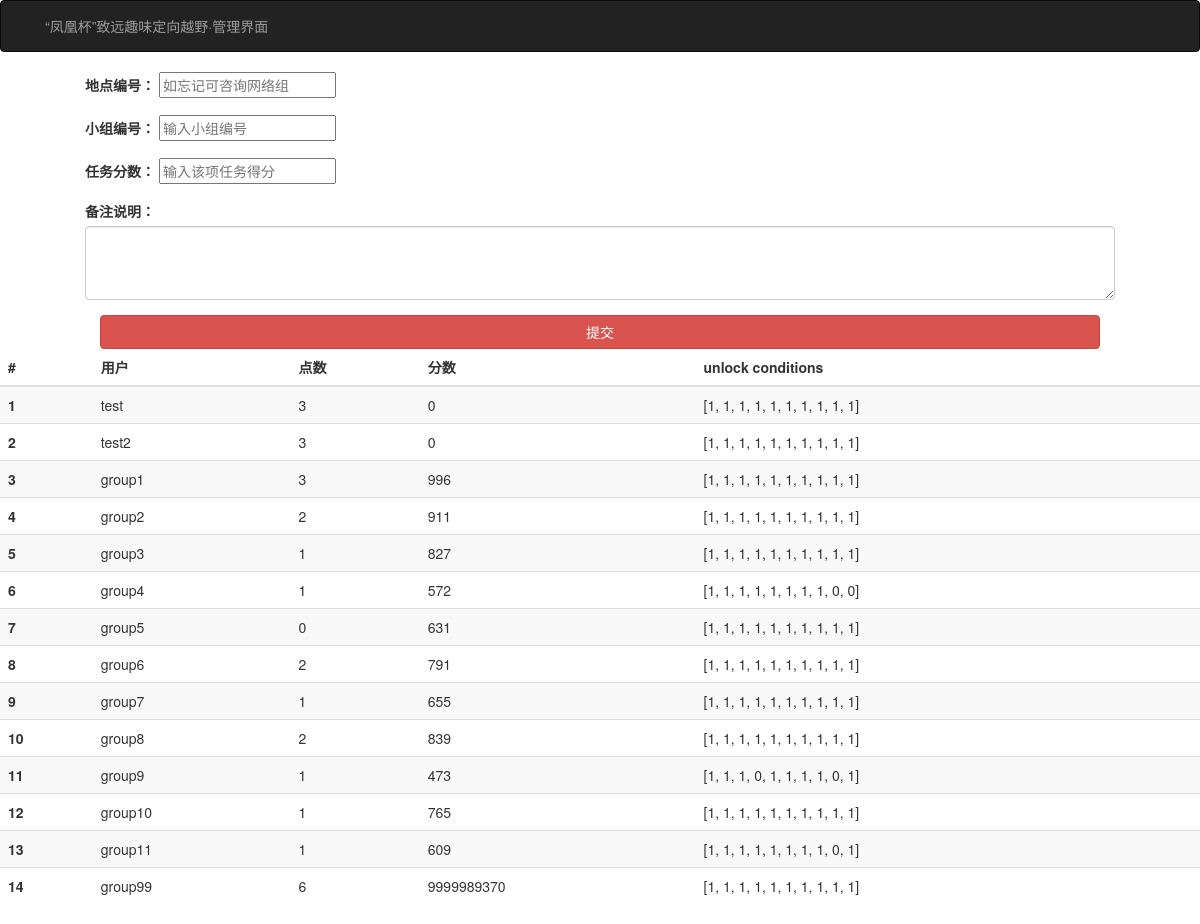
The app's page /uhsnefoaijitnauyilnaug/ (signed in) with its own data.
### yonghu/models.py (models this page shows, shortened)
class User(models.Model):
    username = models.CharField(max_length=15)
    password = models.CharField(max_length=20)
    point = models.IntegerField(default=0)
    mark = models.IntegerField(default=0)
    participate = models.BooleanField(default=False)
    finish = models.IntegerField(default=0)
    def stat_default():
        return json.dumps([[0, 0, 0],[0, 0, 0],[0, 0, 0],[0, 0, 0],[0, 0, 0],[0, 0, 0],[0, 0, 0],[0, 0, 0],[0, 0, 0],[0, 0, 0]])
    def open_default():
        return json.dumps([0,0,0,0,0,0,0,0,0,0])
    stat = models.TextField(default=stat_default)
    open = models.TextField(default=open_default)

### yonghu/views.py (the view, shortened to what this page needs)
# urls.py: url(r'^uhsnefoaijitnauyilnaug/$', views.submit, name='submit'),
def submit(request):
    if 'username' not in request.session.keys():
        return HttpResponseRedirect('/login')
    user_list = User.objects.all()
    error_message = ''
    if 'username' in request.session.keys():
        context = {'user_list':user_list, 'error_message': error_message,'logined': 1, 'name': request.session['username']}
    else:
        context = {'user_list':user_list, 'error_message': error_message,'logined': 0, 'name': ''}
    return render(request, 'submit.html', context)

### templates/yonghu/submit.html (shortened to what this page needs)
{% load at %}
<!DOCTYPE html>
<html>
  <head>
    <link rel="stylesheet" href="https://cdn.bootcss.com/bootstrap/3.3.7/css/bootstrap.min.css"
>
  </head>
  <body>
        <nav class="navbar navbar-inverse">
            <div class="container">
                <p class="navbar-text">“凤凰杯”致远趣味定向越野·管理界面</p>
            </div>
        </nav>
    <div class="row">
           <div class="center-block" style="width:1000px;">
    <form action="{% url 'submit' %}" class="form-horizontal" method="post">{% csrf_token %}
      <div class="form-group">
        <label for="exampleInputEmail1">地点编号：</label>
        <input type="number" name="site"  placeholder="如忘记可咨询网络组">
      </div>
        <div class="form-group">
          <label for="exampleInputEmail1">小组编号：</label>
          <input type="number" name="group" placeholder="输入小组编号">
        </div>
          <div class="form-group">
            <label for="exampleInputEmail1">任务分数：</label>
            <input type="number" name="score" placeholder="输入该项任务得分">
          </div>
      <div class="form-group">
        <label for="exampleInputPassword1">备注说明：</label>
        <textarea class="form-control" name="remark" rows="3"></textarea>
      </div>
      <button type="submit" class="btn btn-danger btn-block">提交</button>
    </form>
        </div>
    </div>
    <table class="table table-striped">
      <thead>
        <tr>
          <th>#</th>
          <th>用户</th>
          <th>点数</th>
          <th>分数</th>
      <th>unlock conditions</th>
    </tr>
      </thead>
      <tbody>
    {% for user in user_list %}
        <tr>
          <th scope="row">{{forloop.counter}}</th>
          <td>{{user.username}}</td>
          <td>{{user.point}}</td>
          <td>{{user.mark}}</td>
      <td>
      <div id="js_need_{{user.username}}">
        {{user.open}}
      </div>
      </td>
        </tr>
    {% endfor %}
      </tbody>
    </table>
  </body>
</html>

### records on screen
User: username "test", point "3", mark "0", open "[1, 1, 1, 1, 1, 1, 1, 1, 1, 1]"
User: username "test2", point "3", mark "0", open "[1, 1, 1, 1, 1, 1, 1, 1, 1, 1]"
User: username "group1", point "3", mark "996", open "[1, 1, 1, 1, 1, 1, 1, 1, 1, 1]"
User: username "group2", point "2", mark "911", open "[1, 1, 1, 1, 1, 1, 1, 1, 1, 1]"
User: username "group3", point "1", mark "827", open "[1, 1, 1, 1, 1, 1, 1, 1, 1, 1]"
User: username "group4", point "1", mark "572", open "[1, 1, 1, 1, 1, 1, 1, 1, 0, 0]"
User: username "group5", point "0", mark "631", open "[1, 1, 1, 1, 1, 1, 1, 1, 1, 1]"
User: username "group6", point "2", mark "791", open "[1, 1, 1, 1, 1, 1, 1, 1, 1, 1]"
User: username "group7", point "1", mark "655", open "[1, 1, 1, 1, 1, 1, 1, 1, 1, 1]"
User: username "group8", point "2", mark "839", open "[1, 1, 1, 1, 1, 1, 1, 1, 1, 1]"
User: username "group9", point "1", mark "473", open "[1, 1, 1, 0, 1, 1, 1, 1, 0, 1]"
User: username "group10", point "1", mark "765", open "[1, 1, 1, 1, 1, 1, 1, 1, 1, 1]"
User: username "group11", point "1", mark "609", open "[1, 1, 1, 1, 1, 1, 1, 1, 0, 1]"
User: username "group99", point "6", mark "9999989370", open "[1, 1, 1, 1, 1, 1, 1, 1, 1, 1]"
